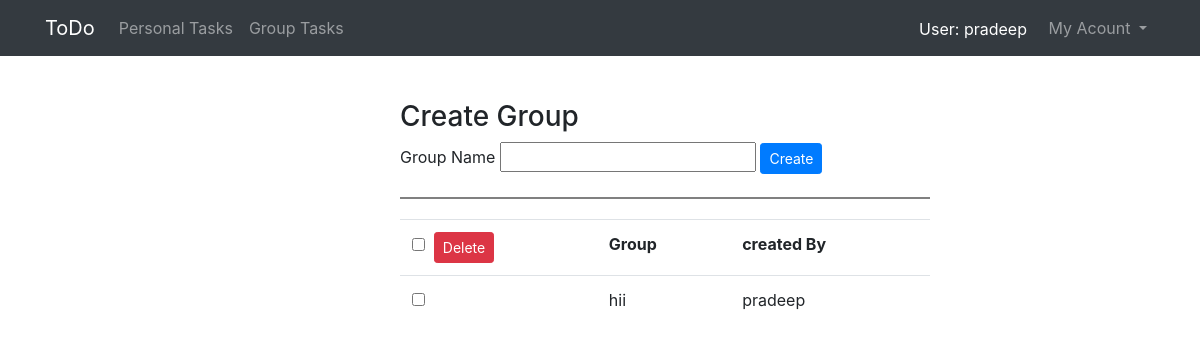
Page /createGroup/ (signed in) on the earlier database version.
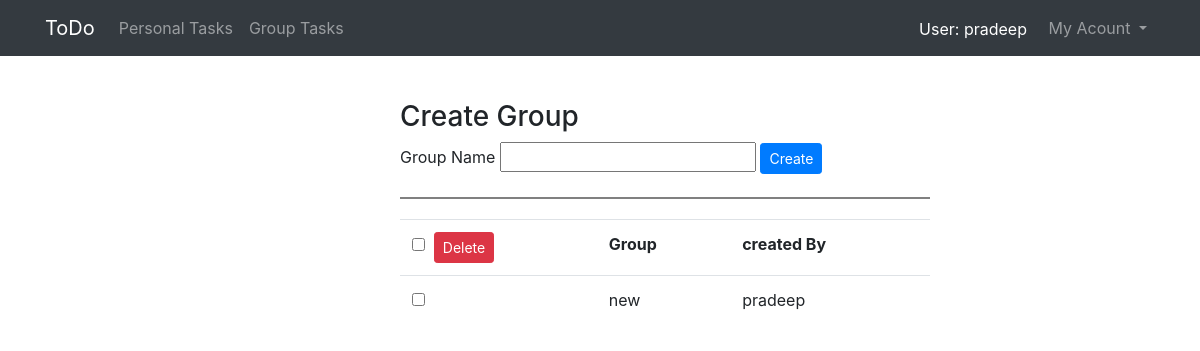
Same page on the later database version.
### todoapp/models.py (models this page shows)
class GroupModel(models.Model):
	grpid = models.CharField(max_length = 60)
	member =  models.ForeignKey(User,on_delete=models.CASCADE,null=True)
	group =  models.CharField(max_length=60)
	created_by = models.CharField(max_length = 60)

### todoapp/views.py (the view, shortened to what this page needs)
# urls.py: path('createGroup/',v1.createGroupview),
@login_required
def createGroupview(request):
    grpdata_member=GroupModel.objects.filter(member=request.user)
    mylist_data=ToDoModel.objects.filter(user=request.user,status='todo',flagTask='no')
    task_flag_update(request.user)
    return render(request,'todoapp/createGroup.html',
            {'current_user':request.user ,'grpdata_member':grpdata_member,'data':mylist_data})

### todoapp/supporting_python.py (called while the page is built)
def task_flag_update(user):
    mylist_data = ToDoModel.objects.filter(user=user,status='todo',flagTask='no')
    current_date=str(datetime.now().date())+datetime.now().strftime("%H:%M")
    for task in mylist_data:
        tasktime=str(task.date)+task.time.strftime("%H:%M")
        if current_date == tasktime:
            task.flagTask = 'yes'
            task.save()

### template/todoapp/createGroup.html (shortened to what this page needs)
<!DOCTYPE html>
{% extends "todoapp/base2.html" %}
{% block body_block %}
	<div class="create_group">
    <h3>Create Group</h3>
  <form method="post" action="/createGroup/">
    <label>Group Name</label>
    <input type="text" name="group" required>
    <input type="submit" value="Create" class="btn btn-primary btn-sm">
  </form>
  <div class="bottom_border_style"></div>
  <div>
    {% if grpdata_member %}
    <form action="/deleteGroups/" method="post">
    <table class="table ">
        <tr>
          <th >
                <input type="checkbox" id="selecttodo" onclick="selectAll(this,document.getElementsByClassName('flag_group'))"><span style="padding-left:5px;">
                  <input type="submit" name="submit" class="btn btn-danger btn-sm" value="Delete">
                </span>
              </th>
          <th >Group</th>
          <th >created By</th>
        </tr>
      {% for data in grpdata_member %}
        <tr>
          <td><input type="checkbox" class="flag_group"  name="group=={{data.grpid}}">
          <td class="group">
          {{data.group}}
          </td>
          <td class="admins" >
            {{data.created_by}}
          </td>
        </tr>
      {% endfor %}
    </table>
     </form>
     {%endif%}
	</div>
{%endblock%}

### template/todoapp/base2.html (shortened to what this page needs)
<!DOCTYPE html>
{%load static%}
{% load crispy_forms_tags %}
<html lang="en" dir="ltr">
  <head >
    <link rel="stylesheet" href="{%static "todoapp/todo_create.css"%}">
    <link rel="stylesheet" href="{%static "todoapp/form_style.css"%}">
    <link rel="stylesheet" href="{%static "todoapp/group_static.css"%}">
    <link rel="stylesheet" href="https://stackpath.bootstrapcdn.com/bootstrap/4.1.3/css/bootstrap.min.css">
    <link rel="stylesheet" href="https://maxcdn.bootstrapcdn.com/bootstrap/4.0.0/css/bootstrap.min.css">
    <link rel="stylesheet" href="https://cdnjs.cloudflare.com/ajax/libs/font-awesome/4.7.0/css/font-awesome.min.css">
  </head>
  <body class="body_class"  id="stop" onload="testfunction()">
      <nav class="navbar navbar-expand-md navbar-dark bg-dark fixed-top">
        <div class="container">
          <a class="navbar-brand" href="/mylist/mylist">ToDo</a>
          <div class="collapse navbar-collapse" id="navbarSupportedContent">
              <ul class="navbar-nav ">
                <li class="nav-item">
                    <a class="nav-link" href="/mylist/mylist">Personal Tasks</a>
                </li>
                <li class="nav-item">
                    <a class="nav-link" href="/group">Group Tasks</a>
                </li>
              </ul>
              <ul class="navbar-nav ml-auto">
                     <span style="color:white;padding-top:9px;"><li>User:&nbsp{{current_user}}</li></span> &nbsp&nbsp&nbsp
                     <li class="nav-item dropdown">
                          <a class="nav-link dropdown-toggle" href="#" id="navbarDropdown" role="button" data-toggle="dropdown">
                            My Acount
                          </a>
                    </li>
               </ul>
            </div>
            </div>
        </nav>
      {% block body_block %}
      {% endblock %}
  </body>
</html>

### static/todoapp/todo_create.css (style rules this page uses)
body { overflow-x: hidden; }

### static/todoapp/group_static.css (style rules this page uses)
.create_group { margin-top: 100px; margin-left: 400px; position: absolute; }
.bottom_border_style { border-bottom: 2px solid grey; width:530px; margin-top: 20px; margin-bottom: 20px; }

Differences in the rows shown:
removed GroupModel: group "hii", created_by "pradeep"
added GroupModel: group "new", created_by "pradeep"
